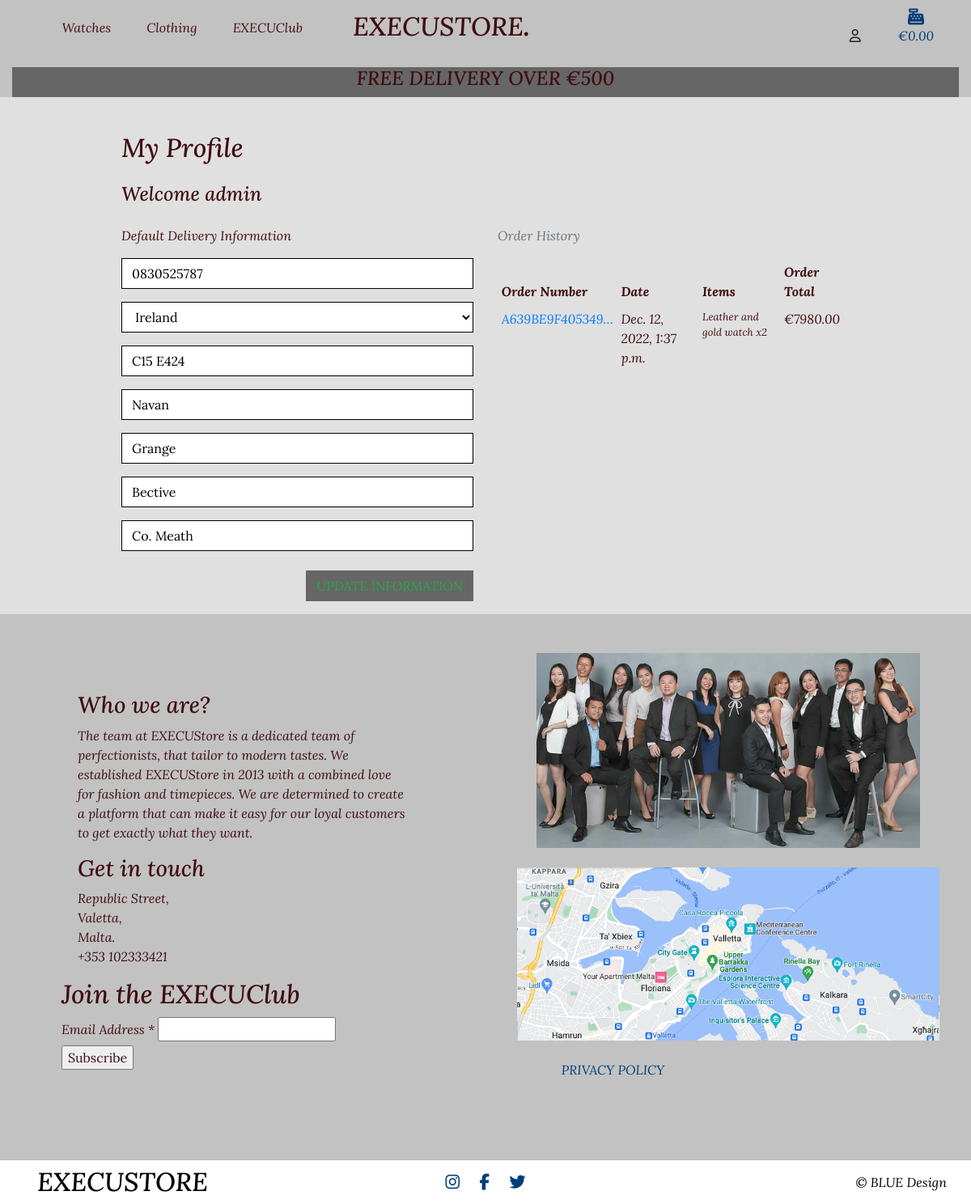
/profile/ (signed in), run on the app's committed database.
### profiles/models.py (models this page shows, shortened)
class UserProfile(models.Model):
    user = models.OneToOneField(User, on_delete=models.CASCADE)
    default_phone_number = models.CharField(max_length=20, null=True, blank=True)
    default_country = CountryField(blank_label='Country *', null=True, blank=True)
    default_postcode = models.CharField(max_length=20, null=True, blank=True)
    default_town_or_city = models.CharField(max_length=40, null=True, blank=True)
    default_street_address1 = models.CharField(max_length=80, null=True, blank=True)
    default_street_address2 = models.CharField(max_length=80, null=True, blank=True)
    default_county = models.CharField(max_length=80, null=True, blank=True)

### checkout/models.py (models this page shows, shortened)
class Order(models.Model):
    order_number = models.CharField(max_length=32, null=False, editable=False)
    user_profile = models.ForeignKey(UserProfile, on_delete=models.SET_NULL,
                                     null=True, blank=True, related_name='orders')
    full_name = models.CharField(max_length=50, null=False, blank=False)
    email = models.EmailField(max_length=250, null=False, blank=False)
    phone_number = models.CharField(max_length=20, null=False, blank=False)
    country = CountryField(blank_label='Country *', null=False, blank=False)
    postcode = models.CharField(max_length=20, null=True, blank=True)
    town_or_city = models.CharField(max_length=40, null=False, blank=False)
    street_address1 = models.CharField(max_length=80, null=False, blank=False)
    street_address2 = models.CharField(max_length=80, null=True, blank=True)
    county = models.CharField(max_length=80, null=True, blank=True)
    date = models.DateTimeField(auto_now_add=True)
    delivery_cost = models.DecimalField(max_digits=6, decimal_places=2, null=False, default=0)
    order_total = models.DecimalField(max_digits=15, decimal_places=2, null=False, default=0)
    grand_total = models.DecimalField(max_digits=15, decimal_places=2, null=False, default=0)
    original_bag = models.TextField(null=False, blank=False, default='')
    stripe_pid = models.CharField(max_length=254, null=False, blank=False, default='')

class OrderLineItem(models.Model):
    order = models.ForeignKey(Order, null=False, blank=False,
                              on_delete=models.CASCADE,
                              related_name='lineitems')
    product = models.ForeignKey(Product, null=False,
                                blank=False, on_delete=models.CASCADE)
    quantity = models.IntegerField(null=False, blank=False, default=0)
    lineitem_total = models.DecimalField(max_digits=15, decimal_places=2,
                                         null=False, blank=False,
                                         editable=False)

### products/models.py (models this page shows, shortened)
class Product(models.Model):
    category = models.ForeignKey('Category', null=True, blank=True,
                                 on_delete=models.SET_NULL)
    name = models.CharField(max_length=255)
    product_id = models.CharField(max_length=254, null=True, blank=True)
    description = models.TextField()
    price = models.DecimalField(max_digits=15, decimal_places=2)
    availability = models.CharField(max_length=255)
    image_url = models.URLField(max_length=1024, null=True, blank=True)
    image = models.ImageField(null=True, blank=True)

### profiles/views.py (the view)
# urls.py: path('profile/', include('profiles.urls')),
@login_required
def profile(request):
    profile = get_object_or_404(UserProfile, user=request.user)
    if request.method == 'POST':
        form = UserProfileForm(request.POST, instance=profile)
        if form.is_valid():
            form.save()
            messages.success(request, 'Profile updated successfully')
    form = UserProfileForm(instance=profile)
    orders = profile.orders.all()
    template = 'profiles/profile.html'
    context = {
        'form': form,
        'orders': orders,
        'on_profile_page': True
    }
    return render(request, template, context)

### profiles/forms.py
class UserProfileForm(forms.ModelForm):
    class Meta:
        model = UserProfile
        exclude = ('user',)
    def __init__(self, *args, **kwargs):
        super().__init__(*args, **kwargs)
        placeholders = {
            'default_phone_number': 'Phone Number',
            'default_postcode': 'Postal Code',
            'default_town_or_city': 'Town or City',
            'default_street_address1': 'Street Address 1',
            'default_street_address2': 'Street Address 2',
            'default_county': 'County, State or Locality',
        }
        self.fields['default_phone_number'].widget.attrs['autofocus'] = True
        for field in self.fields:
            if field != 'default_country':
                if self.fields[field].required:
                    placeholder = f'{placeholders[field]} *'
                else:
                    placeholder = placeholders[field]
                self.fields[field].widget.attrs['placeholder'] = placeholder
            self.fields[field].widget.attrs['class'] = 'border-black rounded-0 profile-form-input'
            self.fields[field].label = False

### bag/contexts.py (called while the page is built, shortened)
def bag_contents(request):
    bag_items = []
    total = 0
    product_count = 0
    bag = request.session.get('bag', {})
    if total < settings.FREE_DELIVERY_THRESHOLD:
        delivery = total * Decimal(settings.STANDARD_DELIVERY_PERCENTAGE / 100)
        free_delivery_delta = settings.FREE_DELIVERY_THRESHOLD - total
    else:
        delivery = 0
        free_delivery_delta = 0
    grand_total = delivery + total
    context = {
        'bag_items': bag_items,
        'total': total,
        'product_count': product_count,
        'delivery': delivery,
        'free_delivery_delta': free_delivery_delta,
        'free_delivery_threshold': settings.FREE_DELIVERY_THRESHOLD,
        'grand_total': grand_total,
    }
    return context

### profiles/templates/profiles/profile.html (shortened to what this page needs)
{% extends "base.html" %}
{% load static %}
{% block extra_css %}
    <link rel="stylesheet" href="{% static 'profiles/css/profile.css' %}">
{% endblock %}
{% block page_header %}
    <div class="container header-container">
    </div>
{% endblock %}
{% block content %}
    <div class="overlay backcolor"></div>
    <div class="container mb-2">
        <div class="row">
            <div class="col ">
                <h2 class=" mb-4">My Profile</h2>
                <h4 class=" mb-4 mt-2"> Welcome {{ user }} </h4>
            </div>
        </div>
        <div class="row">
            <div class="col-12 col-lg-6">
                <p class="text-muted text-color">Default Delivery Information</p>
                <form class="mt-3" action="{% url 'profile' %}" method="POST" id="profile-update-form">
                    {{ form|crispy }}
                    <button class="btn btn-color rounded-0 text-uppercase my-2 float-right text-success">Update Information</button>
                </form>
            </div>
            <div class="col-12 col-lg-6">
                <p class="text-muted">Order History</p>
                <div class="order-history table-responsive">
                    <table class="table table-sm table-borderless text-color">
                        <thead>
                            <tr>
                                <th>Order Number</th>
                                <th>Date</th>
                                <th>Items</th>
                                <th>Order Total</th>
                            </tr>
                        </thead>
                        <tbody>
                            {% for order in orders %}
                                <tr>
                                    <td>
                                        <a href="{% url 'order_history' order.order_number %}"
                                        title="{{ order.order_number }}">
                                            {{ order.order_number|truncatechars:15 }}
                                        </a>
                                    </td>
                                    <td>{{ order.date }}</td>
                                    <td>
                                        <ul class="list-unstyled">
                                            {% for item in order.lineitems.all %}
                                                <li class="small">
                                                    {{ item.product.name }} x{{ item.quantity }}
                                                </li>
                                            {% endfor %}
                                        </ul>
                                    </td>
                                    <td>€{{ order.grand_total }}</td>
                                </tr>
                            {% endfor %}
                        </tbody>
                    </table>
                </div>
            </div>
        </div>
    </div>
{% endblock %}

### static/css/base.css (style rules this page uses)
html { height: 100%; }
body { background: url('/media/homepage-image.jpg') no-repeat center center fixed; background-size: cover; color: #3F0D12; font-family: 'Lora'; font-style: italic; box-sizing: border-box; }
.border-black { border: 1px solid black !important; }
.overlay { height: 100%; width: 100%; top: 0; left: 0; position: fixed; z-index: -1; }
@media (min-width: 1200px) { .container { max-width: 80%; } }
@media (min-width: 992px) { .header-container { padding-top: 164px; } }
.text-color { color: #3F0D12 !important; }
.backcolor { background-color: #E0E0E0; }
.row { margin: 0; }
.btn-color { background-color: #666666; }

### profiles/static/profiles/css/profile.css (style rules this page uses)
.order-history { max-height: 416px; overflow-y: auto; }
#profile-update-form .form-control { color: #000; }
#profile-update-form input::placeholder { color: #aab7c4; }
#id_default_country, #id_default_country option:not(:first-child) { color: #000; }
body { min-height: 100vh; }

### data on the page
UserProfile: default_phone_number "0830525787", default_country "Ireland", default_postcode "C15 E424", default_town_or_city "Navan", default_street_address1 "Grange", default_street_address2 "Bective", default_county "Co. Meath"
Order: order_number "A639BE9F405349…", date "Dec. 12, 2022, 1:37 p.m.", grand_total "7980.00"
OrderLineItem: product.name "Leather and gold watch", quantity "2"

### other printed values
{{ free_delivery_threshold }} "500"
{{ user }} "admin"
